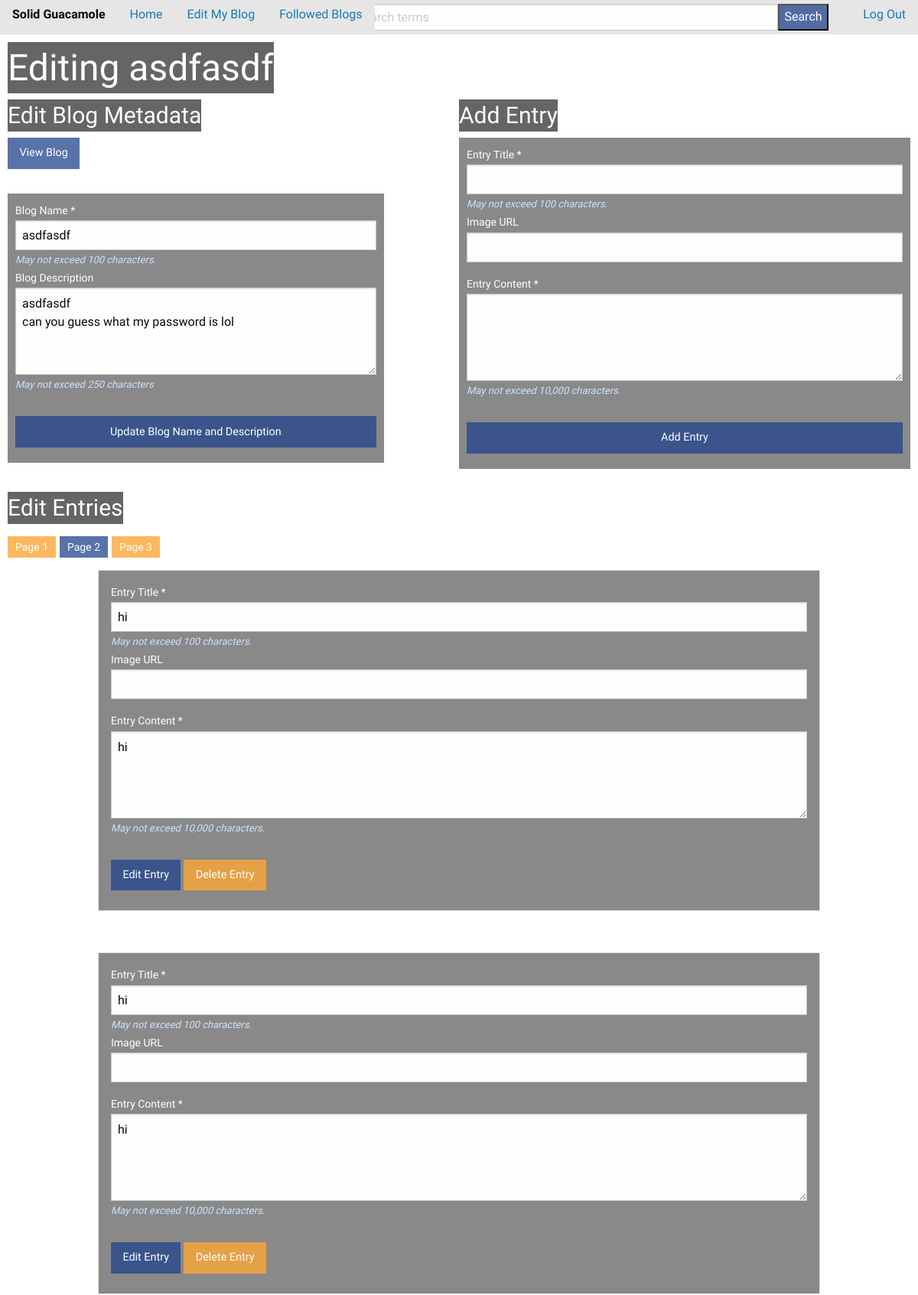
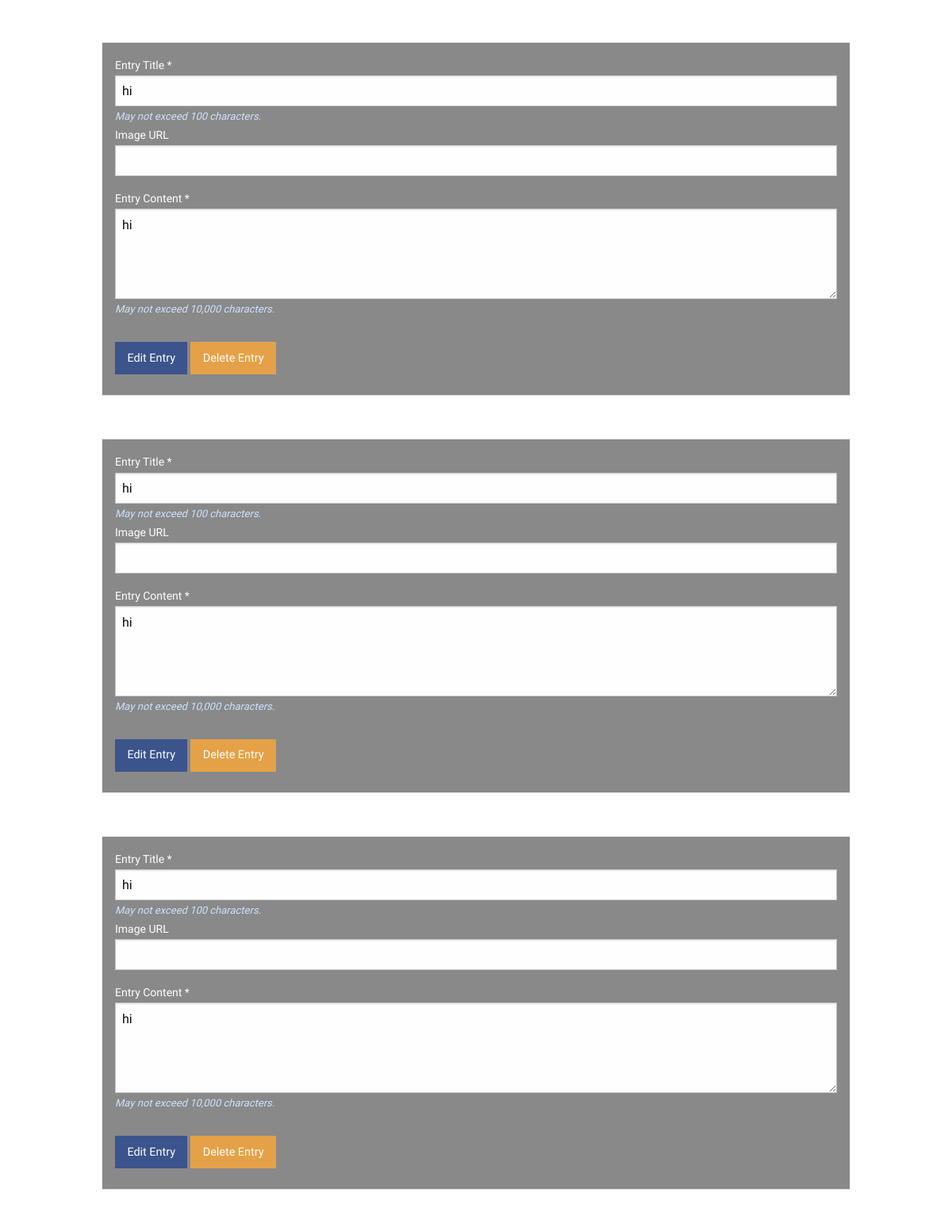
/edit-blog/2 (signed in, upper part), run on the app's committed database (2 pictures, top to bottom).
### tables this page shows
CREATE TABLE users (id INTEGER PRIMARY KEY, username TEXT,
              password TEXT, blogname TEXT, blogdescription TEXT, time DATETIME);

CREATE TABLE entries (id INTEGER PRIMARY KEY,
              userID INTEGER, time DATETIME, title TEXT, post TEXT, pic TEXT);

### app/blog.py (the view, shortened to what this page needs)
@bp.route("/edit-blog/<int:pageNum>", methods=["GET", "POST"])
@bp.route("/edit-blog", defaults={'pageNum': 1}, methods=["GET", "POST"])
@login_required
def editBlog(pageNum):
    entries = pageEntries(blog_methods["getEntries"](blog_methods["getInfo"](session["username"], "id")), 10)
    if len(entries) < pageNum or pageNum < 1:
        pageNum = 1
    return render_template("blog/edit-blog.html", username=session["username"],
                            blogname=blog_methods["getInfo"](session["username"], "blogname"),
                            blogdescription=blog_methods["getInfo"](session["username"], "blogdescription"),
                            entries=entries, pageNum=pageNum)

### app/auth.py (called while the page is built)
def login_required(view):
    @functools.wraps(view)
    def wrapped_view(**kwargs):
        if g.user is None:
            return redirect(url_for('auth.login'))
        return view(**kwargs)
    return wrapped_view

@bp.before_app_request
def load_logged_in_user():
    username = session.get('username')
    if username is None:
        g.user = None
    else:
        g.user = get_db().execute(
            'SELECT * FROM users WHERE username = ?', (username,)
        ).fetchone()

### app/db_builder.py (called while the page is built)
def get_db():
    if 'db' not in g:
        g.db = sqlite3.connect(
            current_app.config['DATABASE'],
            detect_types=sqlite3.PARSE_DECLTYPES
        )
        g.db.text_factory = text_factory
        g.db.row_factory = sqlite3.Row
    return g.db

def pageEntries(entries, pageSize):
    pagedEntries = []
    for i in range(0, len(entries), pageSize):
        pagedEntries += [entries[i:min(i + pageSize, len(entries))]]
    return pagedEntries

def checkUsername(username):
    db = get_db()
    found = False
    for row in db.execute("SELECT * FROM users;"):
        found = found or (username == row[1])
    db.commit()
    return found

def getInfo(username, col):
    if checkUsername(username):
        db = get_db()
        info = db.execute("SELECT " + col + " FROM users WHERE username=?;", [username]).fetchone()[0]
        db.commit()
        return info
    return None

def getEntries(userID):
    db = get_db()
    entries = db.execute("SELECT * FROM entries WHERE userID=? ORDER BY time DESC;", [str(userID)]).fetchall()
    db.commit()
    return [dict(i) for i in entries]

### app/templates/blog/edit-blog.html (shortened to what this page needs)
{% extends 'base.html' %}
{% block header %}
    <h1>{% block title %}Editing {{ blogname }}{% endblock %}</h1>
{% endblock %}
{% block content %}
    <body class="allpages">
        <div id="bloghome">
            <div class="grid-x fluid stacked-for-medium" id="stylemepls">
                <div class="containers cell medium-5">
                    <h2 class="title">Edit Blog Metadata</h2>
                    <a href="{{ url_for('blog.viewBlog', username=username) }}" class="primary button search-button" id="regButton">View Blog</a></p>
                    <form class="loginForm" action="{{ url_for('blog.editBlog') }}" method="POST">
                        <label for="blogname">Blog Name <span class="required">*</span></label>
                        <input type="text" name="blogname" value="{{ blogname }}" required maxlength="100" />
                        <small class="help-text">May not exceed 100 characters.</small>
                        <br class = "spacing" />
                        <label for="blogdescription">Blog Description</label>
                        <textarea name="blogdescription" id="blogdescription" maxlength="250" rows="4">{{ blogdescription }}</textarea></td></tr>
                        <small class="help-text">May not exceed 250 characters</small>
                        <br class = "spacing" />
                        <input name="blog" type="submit" class="primary button expanded spaced-button" id="regButton" value="Update Blog Name and Description" />
                    </form>
                </div>
            <div class="containers cell medium-6 medium-offset-1">
                <h2 class="title">Add Entry</h2>
                <form class="loginForm" action="{{ url_for('blog.editBlog') }}" method="POST">
                    <label for="title1">Entry Title <span class="required">*</span></label>
                    <input type="text" name="title" id="title1" value="{{ entrytitle }}" required maxlength="100" />
                    <small class="help-text">May not exceed 100 characters.</small>
                    <br class = "spacing" />
                    <label for="pic1">Image URL</label>
                    <input type="url" name="pic" id="pic1" />
                    <label for="content1">Entry Content <span class="required">*</span></label>
                    <textarea name="content" id="blogname" value="{{ blogname }}" required maxlength="10000" rows="4" ></textarea>
                    <small class="help-text">May not exceed 10,000 characters.</small>
                    <br class = "spacing" />
                    <input name="addEntry" type="submit" class="primary button expanded spaced-button" id="regButton" value="Add Entry" />
                </form>
            </div>
            <div class="containers cell medium-12" id="editentriessection">
                <h2 class="title">Edit Entries</h2>
                {% if not entries %}
                    <h3>You don't have any entries for this blog...</h3>
            </div>
        </div>
                    {% else %}
                        <nav aria-label="Pagination">
                            <ul class="pagination">
                            {% for page in entries %}
                                {% if loop.index != pageNum %}
                                    <li><a href="{{ url_for('blog.editBlog', pageNum=loop.index) }}" aria-label="Page {{loop.index}}">Page {{loop.index}}</a></li>
                                {% else %}
                                    <li class="current">Page {{loop.index}}</li>
                                {% endif %}
                            {% endfor %}
                            </ul>
                        </nav>
                </div>
                <div class="containers entries cell medium-12">
                    {% for entry in entries[pageNum - 1] %}
                        <div class="card" id="editcards">
                            <div class="card-section">
                                <form class="containers" action="{{ url_for('blog.editEntries', entryID=entry['id']) }}" method="POST">
                                    <label for="title2">Entry Title <span class="required">*</span></label>
                                    <input type="text" name="title" id="title1" value="{{ entry['title'] }}" maxlength="100" />
                                    <small class="help-text">May not exceed 100 characters.</small>
                                    <br class = "spacing" />
                                    <label for="pic2">Image URL</label>
                                    <input type="url" name="pic" id="pic1" value="{{ entry['pic'] }}" />
                                    <label for="content2">Entry Content <span class="required">*</span></label>
                                    <textarea name="content" id="content2" required maxlength="10000" rows="4">{{ entry['post'] }}</textarea>
                                    <small class="help-text">May not exceed 10,000 characters.</small>
                                    <br class = "spacing" />
                                    <input name="editEntry" type="submit" class="primary button search-button spaced-button" id="regButton" value="Edit Entry" />
                                    <button class="primary button search-button spaced-button" type="button" data-toggle="deleting{{loop.index}}" id="deleteEntryBg">Delete Entry</button>
                                </form>
                            </div>
                        </div>
                        <br class = "spacing" />
                    {% endfor %}
                </div>
                    {% endif %}
            </div>
        </body>
{% endblock %}

### app/static/styles.css (style rules this page uses)
.help-text { color: rgb(205, 227, 255); }
.allpages { background: url("https://scottchoucino.com/wp-content/uploads/2016/12/ScottChoucino-1-1.jpg") no-repeat center center fixed; -webkit-background-size: cover; -moz-background-size: cover; -o-background-size: cover; background-size: cover; }
.allpages h1 { display: table; color: white; background-color: rgba(0, 0, 0, 0.603); }
#bloghome h2 { display: table; color: white; background-color: rgba(0, 0, 0, 0.603); font-size: 30px; }
#regButton { background-color: rgba(31, 66, 141, 0.74); }
.title { color: white; }
.loginForm { background: #2929298c; padding: 10px 10px 10px 10px; margin: auto; border: 5px; border-color: whitesmoke; }
div.containers form label { color: white; }
div#stylemepls { color: white; }
#stylemepls .spaced-button { margin-top: 30px; margin-bottom: 10px; }
div#editentriessection { margin-top: 30px; }
#stylemepls input[type="text"], #stylemepls textarea { margin-bottom: 0px; }
#editcards { width: 80%; margin: auto; margin-bottom: 30px; color: #fefefe; background: #2929298c; }
#deleteEntryBg { background-color: rgba(252, 167, 56, 0.808); }
.card { width: 80%; margin: auto; margin-bottom: 30px; background: #292929a6; color: white; }
.card-section { height: auto; }
.pagination { margin-top: 16px; }
.pagination .current { background-color: rgba(31, 66, 141, 0.74); }
.pagination a { color: white; background-color: rgba(252, 167, 56, 0.808); }
* { font-family: "Montserrat Alternates"; }
h1, h2, h3, h4 { font-family: "Montserrat Alternates"; }

### data on the page
users: blogname "asdfasdf", blogdescription "asdfasdf can you guess what my password is lol"
entries: title "hi", content "hi"
entries: title "hi", content "hi"
entries: title "hi", content "hi"
entries: title "hi", content "hi"
entries: title "hi", content "hi"
